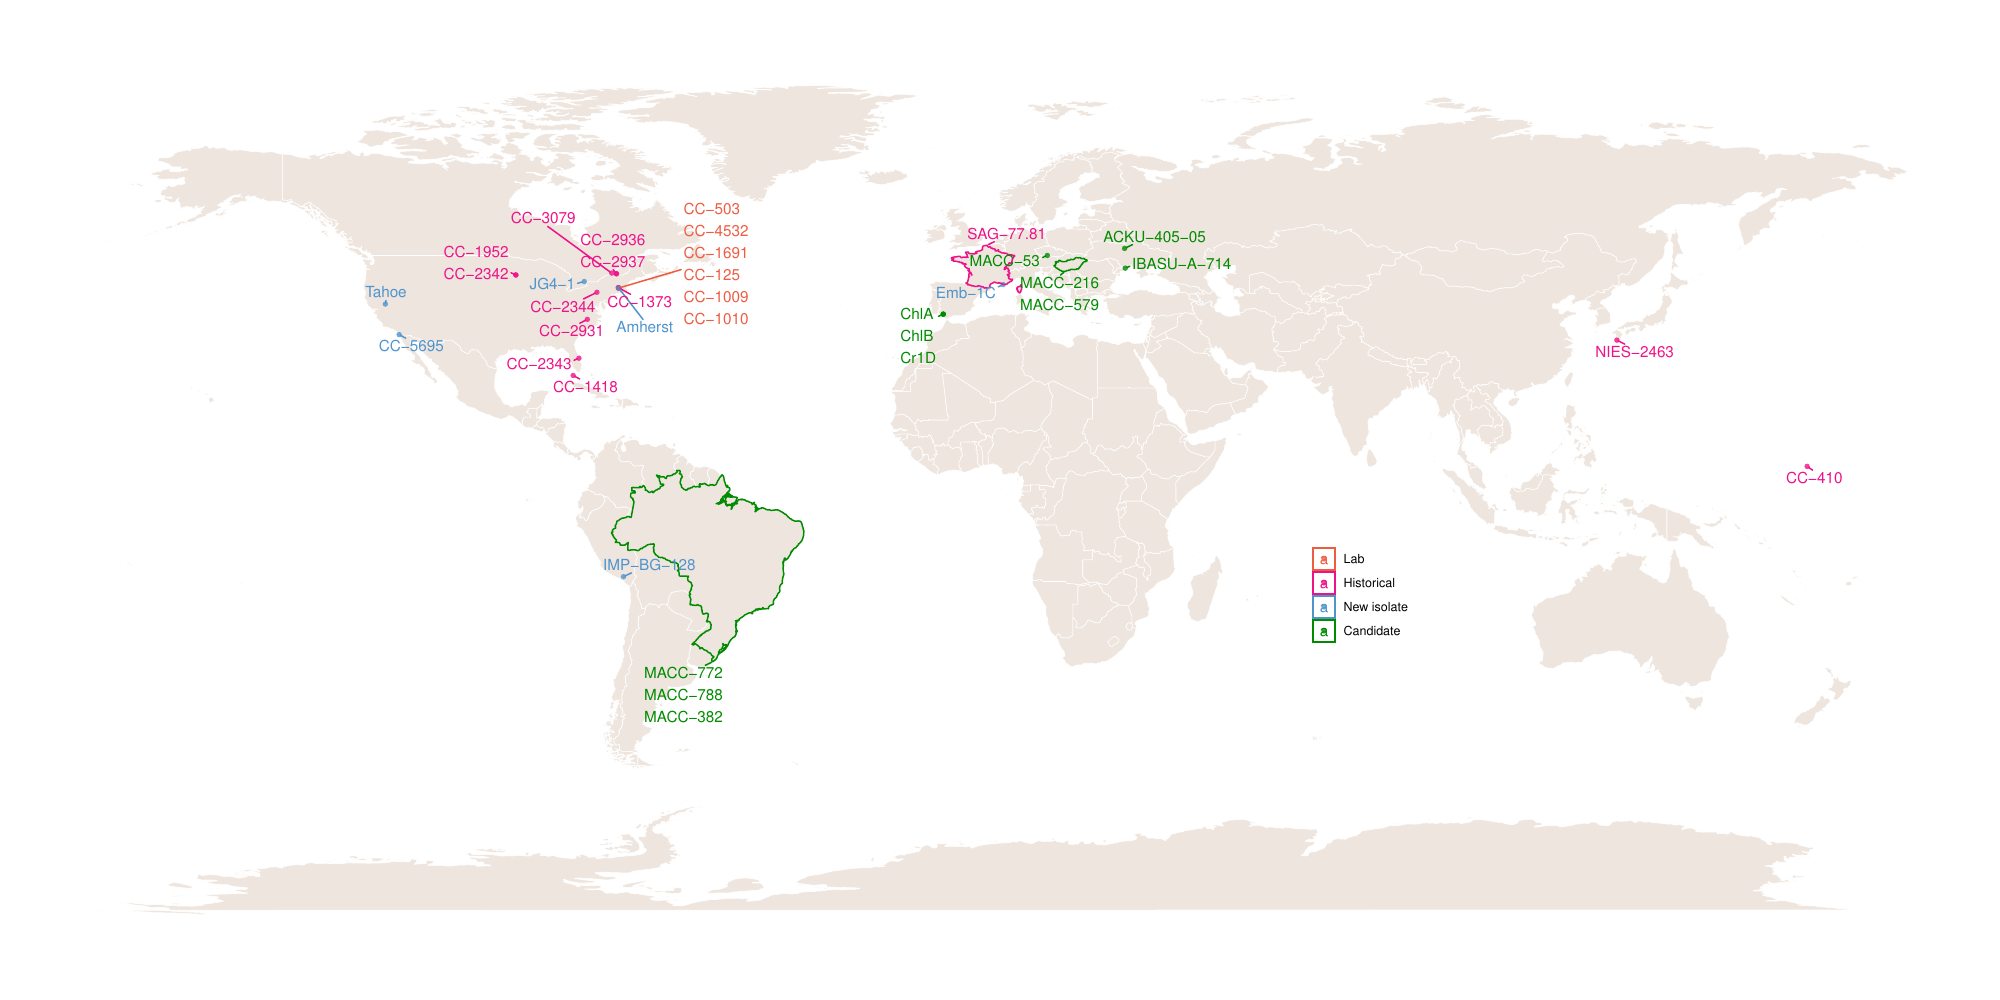

Source code (R):
library(tidyverse)
library(data.table)
library(maps)
library(ggrepel)

World_map <- map_data("world") %>% tibble()

Cre_coord <- fread("isolates_coord.csv") %>% 
  mutate(type = factor(type, levels = c("Lab", "Historical", "New isolate", "Candidate")))

Cre_region <- Cre_coord %>% 
  filter(is.na(lat)) %>% 
  select(name, region, type)

Cre_outline <- World_map %>% 
  filter(region %in% Cre_region$region) %>% 
  right_join(Cre_region, by = "region", relationship = "many-to-many")

Cre_label <- Cre_outline %>% 
  filter(is.na(subregion)) %>% 
  group_by(name) %>% 
  filter(ifelse(region == "France", lat == max(lat), lat == min(lat))) %>%
  select(name, long, lat, type) %>% 
  rbind(Cre_coord %>% filter(!is.na(lat))) %>% 
  group_by(type, lat, long) %>% 
  summarise(name = paste(name, collapse = "\n"))

Cre_map <- ggplot(data = Cre_coord, aes(x = long, y = lat)) +
  geom_polygon(data = World_map, aes(x = long, y = lat, group = group), 
               fill = "seashell2", colour = "white", linewidth = .2) +  
  geom_point(aes(color = type), shape = 16, alpha = .8) +
  geom_polygon(data = Cre_outline, aes(x = long, y = lat, group = group, color = type), 
               fill = NA, linewidth = .5) +
  geom_text_repel(data = Cre_label, aes(label = name, color = type),
                  min.segment.length = 0, max.overlaps = 40, hjust = 0, seed = 132, force = 2, force_pull = 1) +
  scale_color_manual(values = c("tomato2", "deeppink2", "steelblue3", "green4")) +
  coord_equal() +
  theme_void() +
  theme(legend.position = c(.68, .4),
        legend.title = element_blank(),
        legend.background = element_blank())
Cre_map

ggsave("isolates_map.pdf", Cre_map, width = 20, height = 10)
ggsave("isolates_map.jpg", Cre_map, width = 20, height = 10, dpi = 800)

